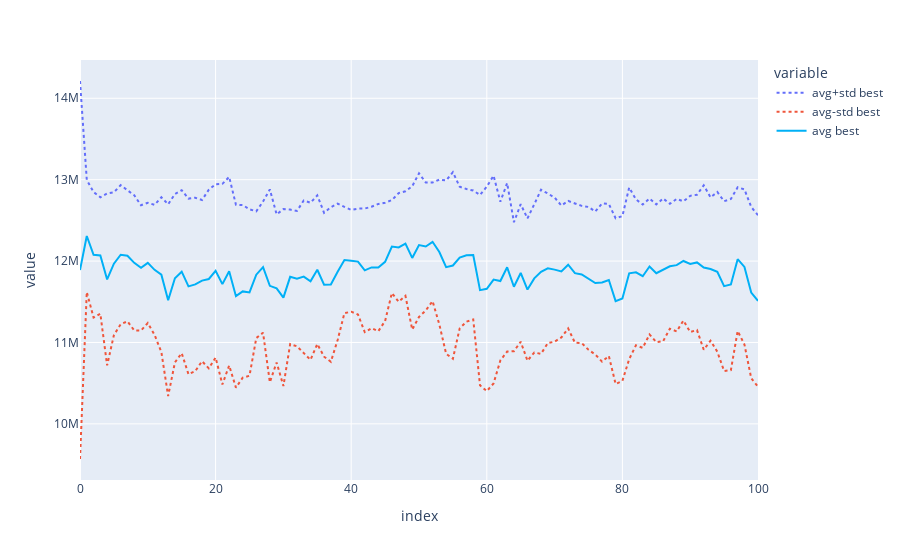

Here is the notebook cell this chart was saved with:
### Code cell
print_hof(hof3)
plot_bests(logs3)
